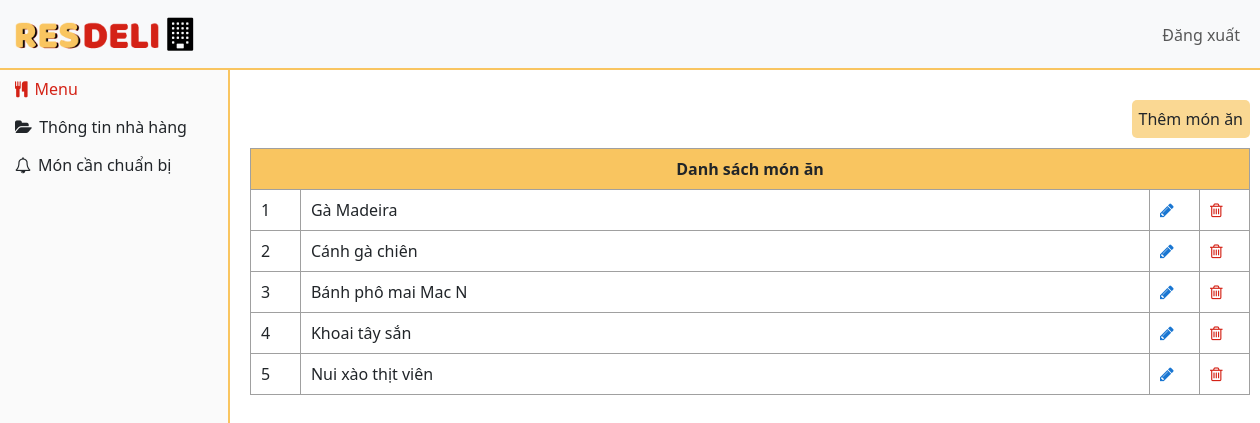
/admin_res/menu.php (signed in), run on the app's committed database.
### tables this page shows
CREATE TABLE `dishes` (
  `d_id` int(11) NOT NULL,
  `rs_id` int(11) NOT NULL,
  `d_name` varchar(255) NOT NULL,
  `d_des` varchar(255) NOT NULL,
  `price` int(11) NOT NULL,
  `image` text NOT NULL
);

### admin_res/menu.php (the view, shortened to what this page needs)
<!DOCTYPE html>
<html lang="en">
<?php
include("../connection/connect.php");
?>
    <head>
        <link href="https://cdn.jsdelivr.net/npm/bootstrap@5.3.2/dist/css/bootstrap.min.css" rel="stylesheet">
        <link href="https://getbootstrap.com/docs/5.3/assets/css/docs.css" rel="stylesheet">
        <link rel="stylesheet" href="./css/style.css">
        <link rel="stylesheet" href="https://cdnjs.cloudflare.com/ajax/libs/font-awesome/4.7.0/css/font-awesome.min.css">
    </head>
    <body>
        <div class="header">
            <nav class="navbar n1 navbar-expand-lg bg-body-tertiary ">
                <div class="container-fluid">
                    <a class="navbar-brand" href="#">
                        <img src="../images/logo.png" alt="Logo" style="width:150px;" class="d-inline-block align-top">
                        <i style="margin-top: 5px;font-size: 33px;" class="fa fa-building" aria-hidden="true"></i>
                    </a>
                    <div class="collapse navbar-collapse" id="navbarNavDropdown">
                        <ul class="navbar-nav ms-auto">
                            <li class="nav-item dropdown">
                                <a class="nav-link" href="logout.php" role="button">
                                    Đăng xuất
                                </a>
                            </li>
                        </ul>
                    </div>
                </div>
            </nav>
        </div>
        <div class="left-sidebar">
            <ul class="nav-side">
                <li><a class="nav-link current" href="menu.php"><i style="padding-right: 7px;" class="fa fa-cutlery"></i>Menu</a></li>
                <li><a class="nav-link" href="info_res.php"><i style="padding-right: 7px;" class="fa fa-folder-open"></i>Thông tin nhà hàng</a></li>
                <li><a class="nav-link" href="pre_order.php"><i style="padding-right: 7px;" class="fa fa-bell-o"></i>Món cần chuẩn bị</a></li>
            </ul>
        </div>
        <div class="card">
            <div class="wrapper-btn">
                <a href="add_menu.php" class="card-btn">Thêm món ăn</a>
            </div>
            <table width=" 1000px">
                <tr>
                    <th style="background-color: #F9C560;" class="text-center" colspan="4">Danh sách món ăn</th>
                </tr>
                <?php
                $sql = "SELECT * FROM dishes where rs_id = '" . $_SESSION['admres_id'] . "' ";
                $query = mysqli_query($db, $sql);
                if (mysqli_num_rows($query) > 0) {
                    $count = 1;
                    while ($row = mysqli_fetch_array($query)) {
                        echo '<tr>';
                        echo '<td style="width: 5%;">' . $count . '</td>';
                        echo '<td style="width: 85%;">' . $row['d_name'] . '</td>';
                        echo '<td style="width: 5%;"<td><a href="update_menu.php?dis_upd='. $row['d_id'] .'" ><i class="fa fa-pencil" style="font-size:16px; color: #1976D2;"></i></a></td>';
                        echo '<td style="width: 5%;"<td><a href="delete_menu.php?dis_del=' . $row['d_id'] . '" ><i class="fa fa-trash-o" style="font-size:16px; color: #D42216;"></i></a></td>';
                        echo '</tr>';
                        $count++;
                    }
                } else {
                    echo '<tr><td colspan="4"><center>Chưa có món ăn nào</center></td></tr>';
                }
                ?>
            </table>
        </div>
    </body>
</html>

### admin_res/css/style.css (style rules this page uses)
* { box-sizing: border-box; outline: none; }
html, body { -webkit-text-size-adjust: 100%; }
ul, li { list-style: none; padding: 0; margin: 0; }
.navbar { position: fixed; display: flex; z-index: 99; top: 0; width: 100%; }
.n1::after { content: ''; display: block; width: 100%; height: 2px; background-color: #F9C560; position: absolute; bottom: 0; left: 0; }
.left-sidebar { position: absolute; width: 230px; height: 100%; top: 0; padding-top: 70px; background-color: #FAFAFA; border-right: #F9C560 2px solid; }
.left-sidebar li .nav-link { padding: 7px 35px 7px 15px; display: block; }
.nav-side a.current:link, .nav-side a.current:visited { color: #D42216; }
.card { position: absolute; display: flex; margin-left: 250px; top: 100px; border: none; }
.card-btn { margin-bottom: 10px; display: inline; float: right; padding-right: 10px; text-decoration: none; margin-left: 7px; background-color: #fad893; text-align: center; padding: 7px; border-radius: 5px; color: #212529; }
table { border: 1px solid; }
th, td { border: 1px solid rgb(160 160 160); padding: 8px 10px; }

### data on the page
dishes: d_name "Gà Madeira"
dishes: d_name "Cánh gà chiên"
dishes: d_name "Bánh phô mai Mac N"
dishes: d_name "Khoai tây sắn"
dishes: d_name "Nui xào thịt viên"
